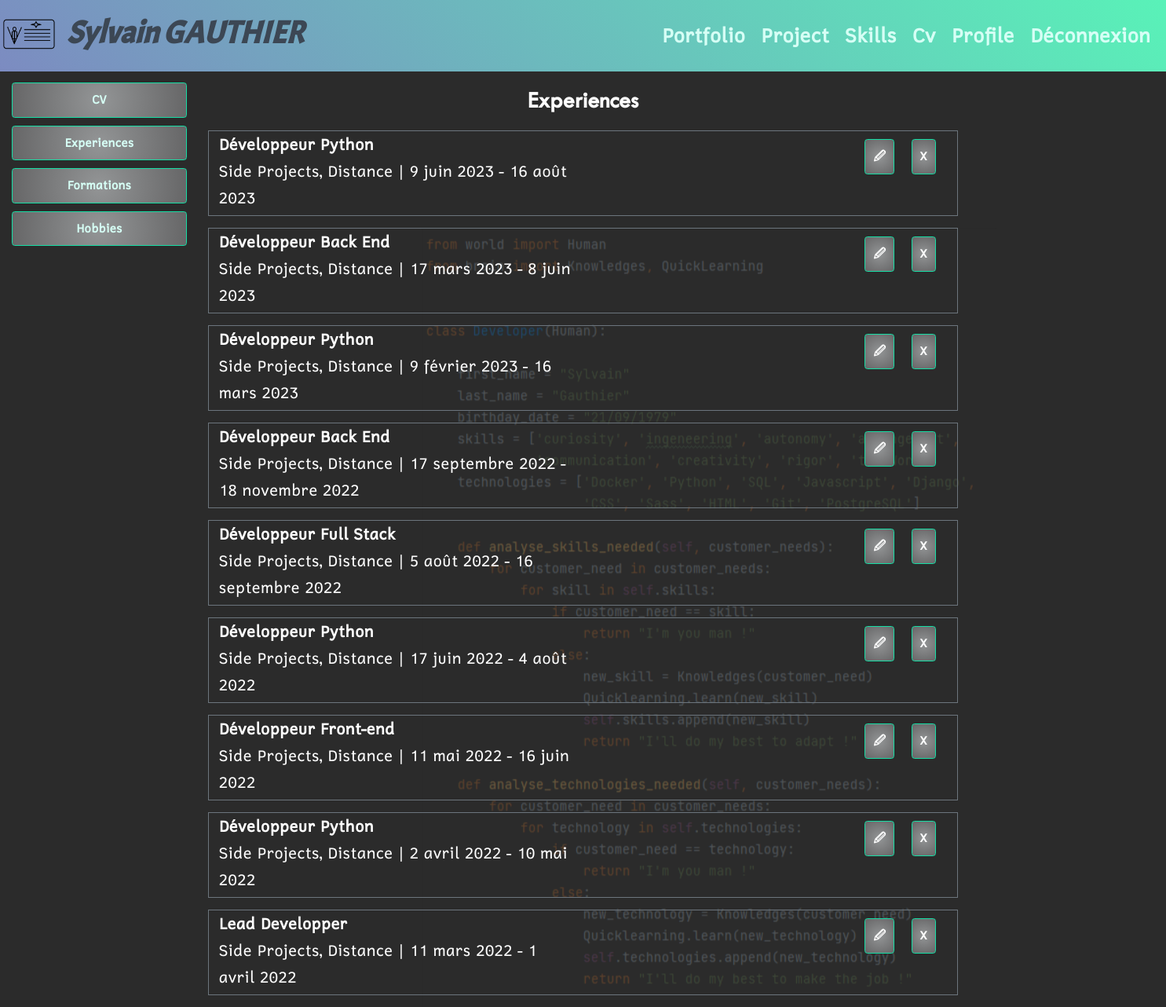
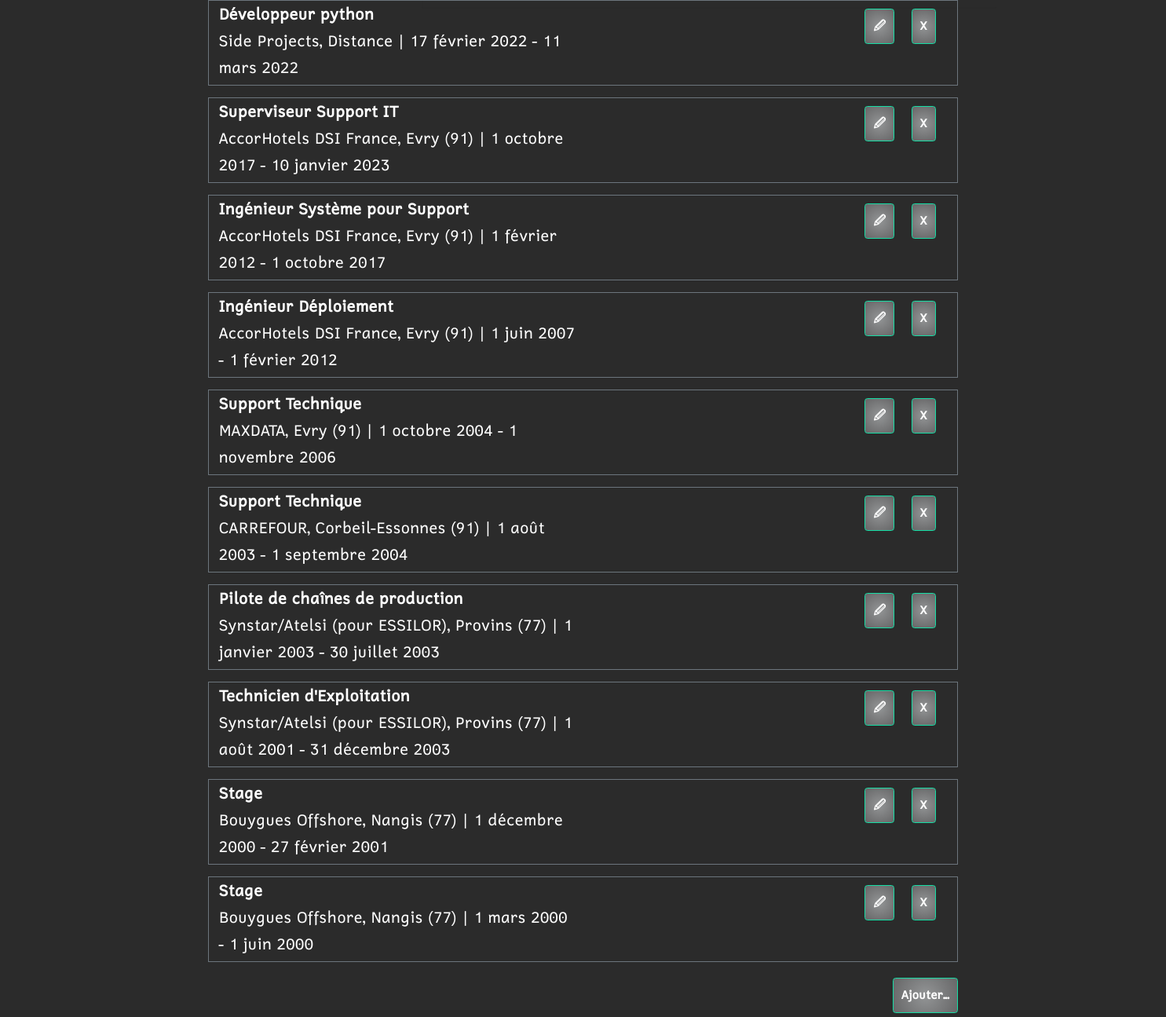
/cv/experience/ (signed in), run on the app's committed database (2 pictures, top to bottom).
### users/models/customuser.py (models this page shows, shortened)
class CustomUser(AbstractUser):
    first_name = models.CharField(
        max_length=25,
        verbose_name='First name',
        blank=True
    )
    last_name = models.CharField(
        max_length=25,
        verbose_name='Last name'
    )
    email = models.EmailField(
        max_length=100,
        verbose_name='Email',
        unique=True
    )
    phone_number_regex = RegexValidator(
        regex='(0|\\+33|0033)[1-9][0-9]{8}'
    )
    phone = models.CharField(
        max_length=20,
        verbose_name='Phone',
        blank=True,
        validators=[phone_number_regex]
    )
    mobile = models.CharField(
        max_length=20,
        verbose_name='Mobile',
        blank=True,
        validators=[phone_number_regex]
    )
    birth_date = models.DateField(
        blank=True,
        null=True
    )
    number = models.PositiveIntegerField(
        validators=[MaxValueValidator(9999)],
        blank=True,
        null=True,
        verbose_name='Street number'
    )
    street = models.CharField(
        max_length=100,
        blank=True,
        null=True,
        verbose_name='Street name'
    )
    city = models.CharField(
        max_length=64,
        blank=True,
        null=True,
        verbose_name='City'
    )
    state = models.CharField(
        max_length=2,
        validators=[MinLengthValidator(2)],
        blank=True,
        null=True,
        verbose_name='State'
    )
    zip_code = models.PositiveIntegerField(
        validators=[MaxValueValidator(99999)],
        blank=True,
        null=True,
        verbose_name='Zip code'
    )
    country = CountryField(
        blank_label="(select country)",
        blank=True,
        null=True,
        verbose_name='Country'
    )
    linkedin_url = models.URLField(
        max_length=200,
        blank=True,
        null=True
    )
    git_url = models.URLField(
        max_length=200,
        blank=True,
        null=True
    )
    profile_photo = models.ImageField(
        verbose_name='photo de profile',
        default='default_profile.png'
    )
    guest_access_code = models.CharField(
        max_length=20,
        blank=True,
        null=True,
        verbose_name='Guest Access Code'
    )
    guest_access_code_set_at = models.DateTimeField(
        blank=True,
        null=True,
        verbose_name='Guest Access Code Set At'
    )
    IMAGE_MAX_SIZE = (215, 215)

### cv/models/experience.py (models this page shows, shortened)
class Experience(models.Model):
    title = models.CharField(
        verbose_name='title',
        max_length=100,
        blank=False,
        null=False
    )
    company_name = models.CharField(
        verbose_name='Company name',
        max_length=100,
        blank=False,
        null=False
    )
    location = models.CharField(
        verbose_name='company location',
        max_length=100,
        blank=False,
        null=False
    )
    date_started = models.DateField(
        verbose_name='date started',
        null=False,
        blank=False
    )
    date_end = models.DateField(
        verbose_name='date end',
        blank=True,
        null=True
    )
    tasks = models.TextField(
        max_length=255,
        verbose_name='tasks',
        blank=True,
        null=True
    )
    user = models.ForeignKey(settings.AUTH_USER_MODEL,
                             null=True,
                             on_delete=models.CASCADE)
    class Meta:
        ordering = ('-date_started',)

### cv/views/experience_views.py (the view)
# urls.py: path('', cv_views.index, name='cv_home'),
@login_required
def index(request):
    experiences = Experience.objects.filter(
        Q(user=request.user)
    )
    return render(request,
                  'cv/experiences_index.html',
                  context={'experiences': experiences}
                  )

### cv/templates/cv/experiences_index.html
{% extends 'index.html' %}
{% block sidebar %}
    {% include 'cv/partials/cv_menu_snippet.html' %}
{% endblock sidebar %}
{% block content %}
    <div class="text-center">
        <h2>Experiences</h2>
    </div>
    {% for instance in experiences %}
        <div class="ticket border border-secondary m-4 p-2 row">
            <div class="align-self-center col-sm-6">
                {% include 'cv/partials/experience_minus_snippet.html' with experience=instance %}
            </div>
            <div class="text-end col-sm-6">
                <a class="btn btn-secondary mt-2 mb-2 me-4" href="{% url 'cv:edit_experience' instance.id %}">
                    🖉
                </a>
                <a class="btn btn-secondary mt-2 mb-2 me-4" href="{% url 'cv:delete_experience' instance.id %}">
                    X
                </a>
            </div>
        </div>
    {% endfor %}
    <div class="text-end">
        <a class="btn btn-secondary mt-2 mb-2 me-4" href="{% url 'cv:create_experience' %}">
            Ajouter...
        </a>
    </div>
{% endblock content %}

### templates/index.html (shortened to what this page needs)
<!DOCTYPE html>
{% load static %}
<html lang="fr">
<head>
    <link rel="stylesheet" href="{% static 'css/bootstrap.css' %}">
    <link rel="stylesheet" href="{% static 'css/style.css' %}">
    <link rel="stylesheet" type="text/css" href="{% static 'css/cv_printing.css' %}" media="print">
</head>
<body>
    {% if not access_code %}
    <header class="fixed-content">
        <nav class="navbar navbar-expand-sm">
            <a class="navbar-brand" href="{% url 'index' %}">
                <img src="{% static 'img/VcardOnline_logo.png' %}">
            </a>
        {% if user.is_authenticated %}
                <h1 class="header__logo">
                    {{ user.first_name }} {{ user.last_name }}
                </h1>
        {% else %}
                <h1 class="header__logo">
                    VP Card Online
                </h1>
        {% endif %}
            <div class="collapse navbar-collapse" id="navbarSupportedContent">
                <ul class="navbar-nav ms-auto mx-4">
                {% if user.is_authenticated %}
                    <li class="nav-item nav__link"> <a class="nav-link" href="{% url 'portfolio:portfolio_home' %}">Portfolio</a> </li>
                    <li class="nav-item nav__link"> <a class="nav-link" href="{% url 'project:project_home' %}">Project</a> </li>
                    <li class="nav-item nav__link"> <a class="nav-link" href="{% url 'skill:skill_home' %}">Skills</a> </li>
                    <li class="nav-item nav__link"> <a class="nav-link" href="{% url 'cv:cv_home' %}">Cv</a> </li>
                    <li class="nav-item nav__link"> <a class="nav-link" href="{% url 'users:profile_home' %}">Profile</a> </li>
                    <li class="nav-item nav__link"> <a class="nav-link" href="{% url 'users:logout' %}">Déconnexion</a> </li>
                {% else %}
                    <li class="nav-item nav__link"> <a class="nav-link" href="{% url 'access_code' %}">enter ID</a> </li>
                    <li class="nav-item nav__link"> <a class="nav-link" href="{% url 'users:login' %}">login</a> </li>
                    <li class="nav-item nav__link"> <a class="nav-link" href="{% url 'users:signup' %}">signup</a> </li>
                {% endif %}
                </ul>
            </div>
        </nav>
    </header>
    {% endif %}
    <div class="background-image kenburns-bottom-left"></div>
    <div class="mainscreen row">
        {% if user.is_authenticated or access_code %}
            {% if user.is_authenticated %}
            <div class="sidebar col-sm-2">
            {% else %}
            <div class="sidebar_portfolio sidebar_portfolio-shiny-border col-sm-4">
            {% endif %}
                {% block sidebar %}{% endblock sidebar %}
            </div>
            <div class="display col-sm-8">
        {% else %}
            <div class="display col-12">
        {% endif %}
        {% block content %}{% endblock content %}
        </div>
    </div>
</body>
</html>

### cv/templates/cv/partials/experience_minus_snippet.html
<div class="intitulé">
    <h3>{{experience.title}}</h3>
</div>
<div class="company_time_info">
    <strong>{{experience.company_name}}, {{experience.location}}</strong> | {{experience.date_started}} - {{experience.date_end}}
</div>

### static/css/style.css (style rules this page uses)
.kenburns-bottom-left { -webkit-animation: kenburns-bottom-left 5s ease-out both; animation: kenburns-bottom-left 5s ease-out both; }
*, *::after, *::before { margin: 0; padding: 0; box-sizing: inherit; }
html { font-size: 62.5%; max-width: 100%; overflow-x: hidden; }
body { max-width: 100%; overflow-x: hidden; box-sizing: border-box; background: #2b2b2b; }
h1 { font-family: "acmeregular", sans-serif; font-weight: 900; font-size: 5rem; font-style: italic; }
h2 { font-family: "fontscorecomttwcenmt", sans-serif; font-weight: 900; font-size: 3rem; margin-bottom: 2rem; }
h3 { font-weight: 900; font-size: 2rem; }
.fixed-content { top: 0; position: fixed; }
.background-image { position: absolute; background-image: url("../img/background_sga.png"); background-size: auto auto; background-position: center; background-repeat: no-repeat; width: 100%; height: 80%; opacity: 0.3; z-index: -1; }
body { font-family: "cadmanregular", sans-serif; color: black; font-size: 2rem; font-weight: 300; line-height: 1.7; }
header { width: 100%; height: auto; z-index: 3; }
header img { width: 75px; height: 75px; }
.header__logo { font-size: 4rem; color: #3c4754; }
.navbar { background: rgb(124, 139, 193); background: linear-gradient(45deg, rgb(124, 139, 193) 0%, rgb(89, 242, 184) 100%); }
.nav-item { display: inline; font-size: 2.5rem; margin-left: 1rem; }
.nav-item a { text-decoration: none; color: #D6FFF5; font-weight: 900; }
.btn { padding: 1rem; border: 0.1rem solid #15DEA5; color: #fff; font-size: 15px; font-weight: 900; background: #2b2b2b; background: radial-gradient(circle, rgb(147, 149, 150) 0%, rgb(102, 102, 103) 100%); cursor: pointer; transition: color 1s, background 1s; }
.mainscreen { color: #fff; margin-top: 110px; }
.display { margin: auto; }
.sidebar { background: #2b2b2b; justify-content: center; top: 10rem; position: fixed; z-index: 2; }

### static/css/cv_printing.css (style rules this page uses)
@media all { header, header__logo, header img, nav, button, .quote, footer { display: none; } }
@media all { html { font-size: 40%; } }
@media all { body { box-sizing: border-box; background: none; } }
@media all { h1 { font-family: "acmeregular", sans-serif; font-weight: 900; font-size: 16pt; font-style: italic; } }
@media all { h2 { font-family: "fontscorecomttwcenmt", sans-serif; font-weight: 900; font-size: 14pt; margin-bottom: 5pt; } }
@media all { h3 { font-weight: 900; font-size: 10pt; } }

### data on the page
CustomUser: first_name "Sylvain", last_name "GAUTHIER"
Experience: title "Développeur Python", company_name "Side Projects", location "Distance", date_started "9 juin 2023", date_end "16 août 2023"
Experience: title "Développeur Back End", company_name "Side Projects", location "Distance", date_started "17 mars 2023", date_end "8 juin 2023"
Experience: title "Développeur Python", company_name "Side Projects", location "Distance", date_started "9 février 2023", date_end "16 mars 2023"
Experience: title "Développeur Back End", company_name "Side Projects", location "Distance", date_started "17 septembre 2022", date_end "18 novembre 2022"
Experience: title "Développeur Full Stack", company_name "Side Projects", location "Distance", date_started "5 août 2022", date_end "16 septembre 2022"
Experience: title "Développeur Python", company_name "Side Projects", location "Distance", date_started "17 juin 2022", date_end "4 août 2022"
Experience: title "Développeur Front-end", company_name "Side Projects", location "Distance", date_started "11 mai 2022", date_end "16 juin 2022"
Experience: title "Développeur Python", company_name "Side Projects", location "Distance", date_started "2 avril 2022", date_end "10 mai 2022"
Experience: title "Lead Developper", company_name "Side Projects", location "Distance", date_started "11 mars 2022", date_end "1 avril 2022"
Experience: title "Développeur python", company_name "Side Projects", location "Distance", date_started "17 février 2022", date_end "11 mars 2022"
Experience: title "Superviseur Support IT", company_name "AccorHotels DSI France", location "Evry (91)", date_started "1 octobre 2017", date_end "10 janvier 2023"
Experience: title "Ingénieur Système pour Support", company_name "AccorHotels DSI France", location "Evry (91)", date_started "1 février 2012", date_end "1 octobre 2017"
Experience: title "Ingénieur Déploiement", company_name "AccorHotels DSI France", location "Evry (91)", date_started "1 juin 2007", date_end "1 février 2012"
Experience: title "Support Technique", company_name "MAXDATA", location "Evry (91)", date_started "1 octobre 2004", date_end "1 novembre 2006"
Experience: title "Support Technique", company_name "CARREFOUR", location "Corbeil-Essonnes (91)", date_started "1 août 2003", date_end "1 septembre 2004"
Experience: title "Pilote de chaînes de production", company_name "Synstar/Atelsi (pour ESSILOR)", location "Provins (77)", date_started "1 janvier 2003", date_end "30 juillet 2003"
Experience: title "Technicien d'Exploitation", company_name "Synstar/Atelsi (pour ESSILOR)", location "Provins (77)", date_started "1 août 2001", date_end "31 décembre 2003"
Experience: title "Stage", company_name "Bouygues Offshore", location "Nangis (77)", date_started "1 décembre 2000", date_end "27 février 2001"
Experience: title "Stage", company_name "Bouygues Offshore", location "Nangis (77)", date_started "1 mars 2000", date_end "1 juin 2000"
